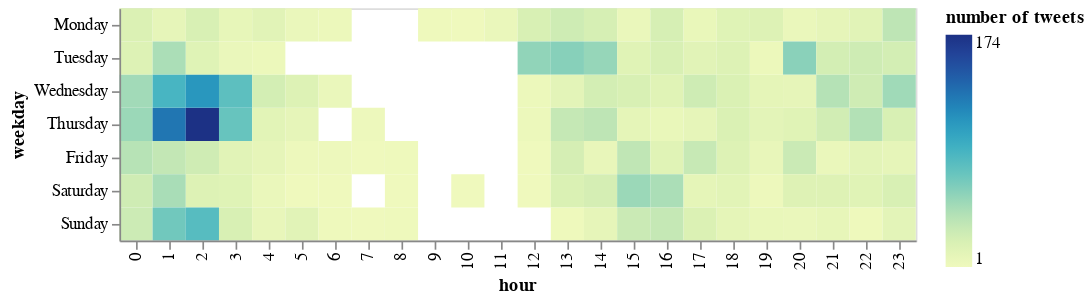

Notebook code cell kept with this figure:
### Code cell
# use large json_tweets data (loaded from oprah_retrieved_tweets_data) to do vis
weekday_hour_df = create_weekday_hour_df(tweets_df)
plot_weekday_hour(weekday_hour_df)

### Figure 1 — Vega-Lite specification as saved in the notebook (floating-point values rounded to 4 significant figures; data arrays with more than 128 entries replaced by an {"elided": "..."} marker saying what was removed)
{"config": {"view": {"continuousWidth": 400, "continuousHeight": 300}}, "data": {"name": "data-8f4fc90e42b6ae697ed29cf645aab5f9"}, "mark": "rect", "encoding": {"color": {"type": "quantitative", "field": "number of tweets"}, "x": {"type": "ordinal", "field": "hour", "sort": ["0", "1", "2", "3", "4", "5", "6", "7", "8", "9", "10", "11", "12", "13", "14", "15", "16", "17", "18", "19", "20", "21", "22", "23"]}, "y": {"type": "ordinal", "field": "weekday", "sort": ["Monday", "Tuesday", "Wednesday", "Thursday", "Friday", "Saturday", "Sunday"]}}, "$schema": "https://vega.github.io/schema/vega-lite/v4.8.1.json", "datasets": {"data-8f4fc90e42b6ae697ed29cf645aab5f9": {"elided": "139 records"}}}
